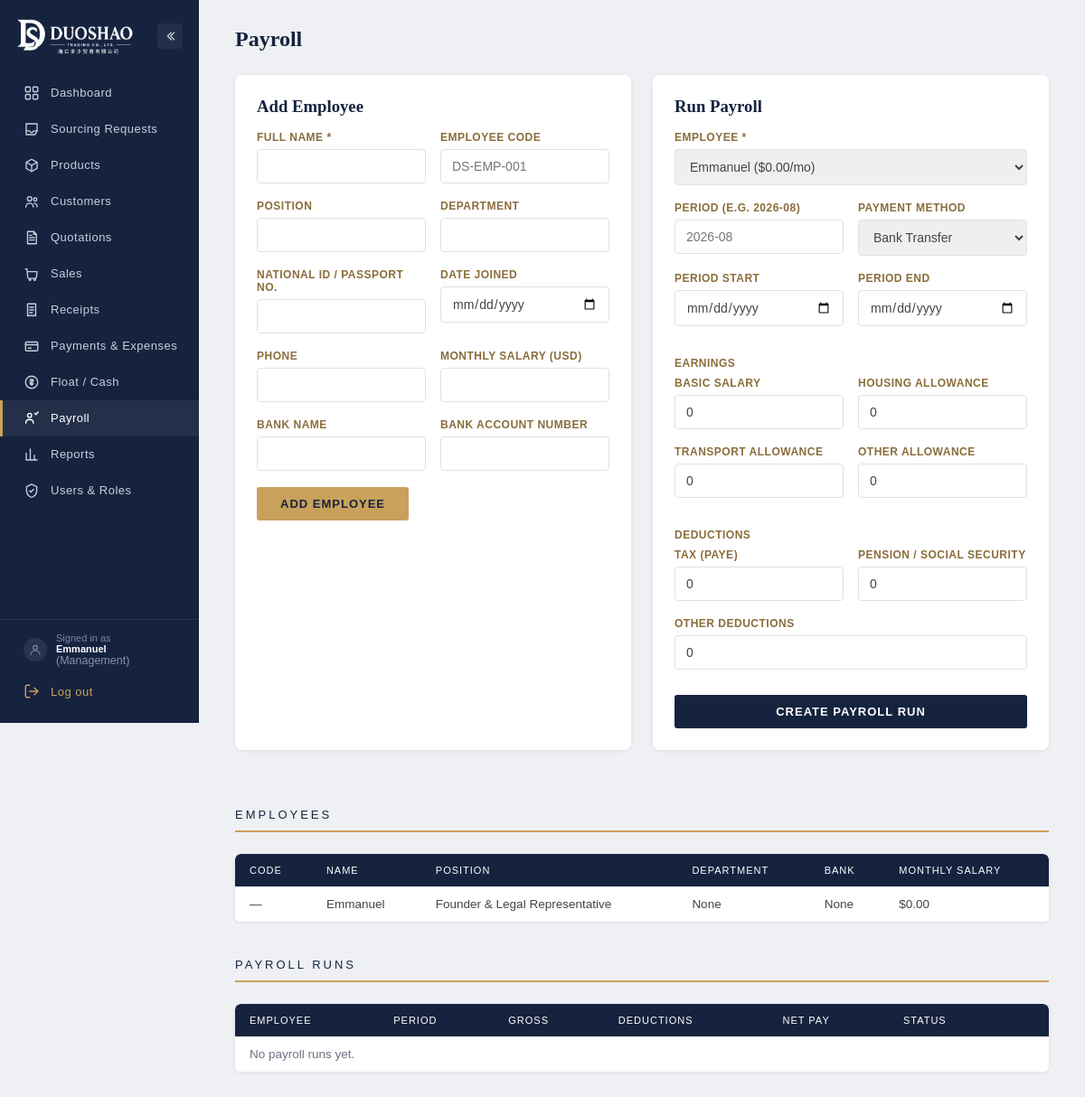
Before: /admin/payroll (signed in) with the older database file.
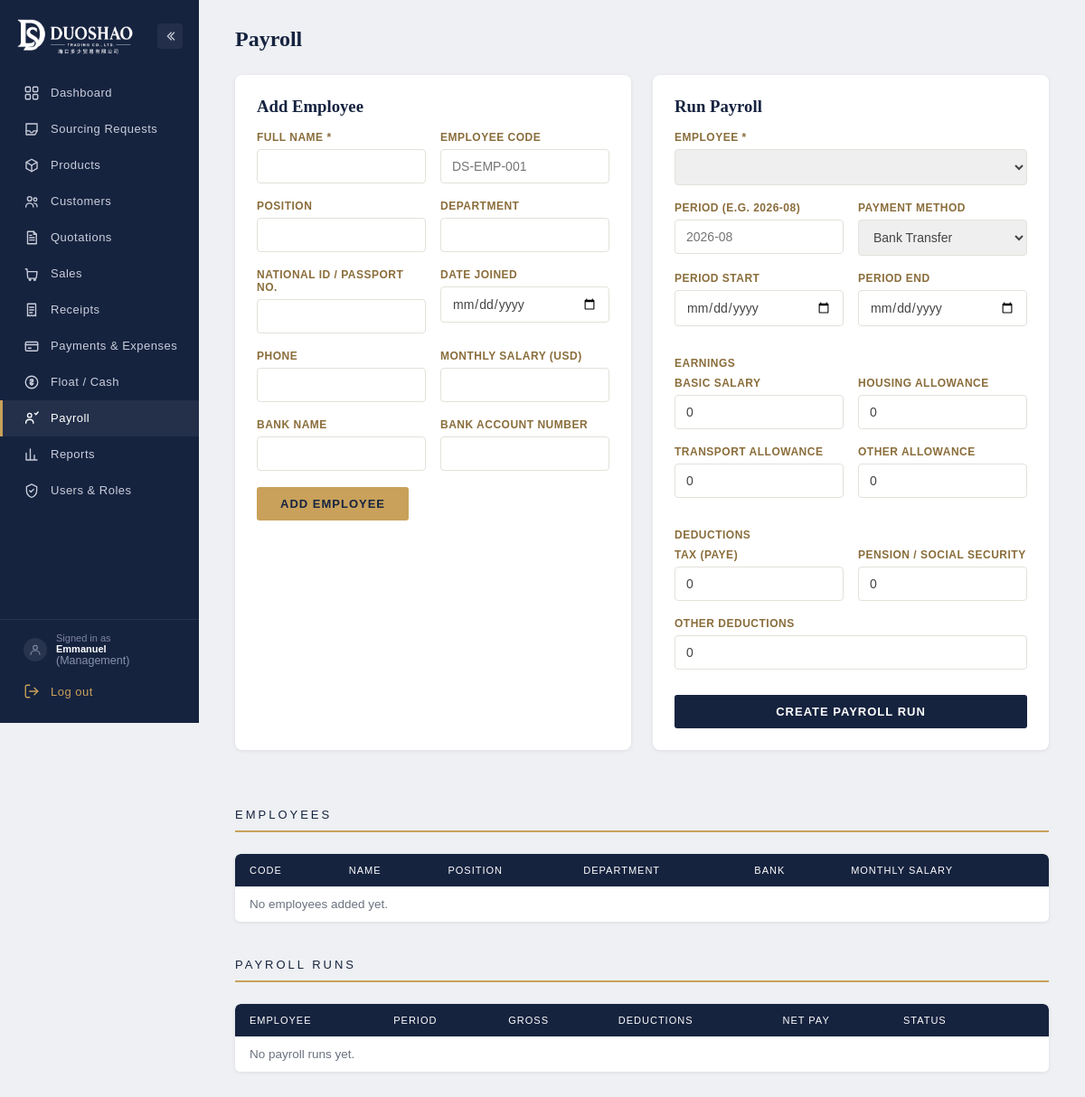
After: the same page with the newer database file.
### duoshao/models.py (models this page shows)
class Employee(db.Model):
    id = db.Column(db.Integer, primary_key=True)
    employee_code = db.Column(db.String(30), unique=True)
    name = db.Column(db.String(150), nullable=False)
    role = db.Column(db.String(100))
    department = db.Column(db.String(100))
    id_number = db.Column(db.String(60))  # national ID / passport number
    phone = db.Column(db.String(60))
    date_joined = db.Column(db.Date)
    bank_name = db.Column(db.String(120))
    bank_account_number = db.Column(db.String(60))
    monthly_salary_usd = db.Column(db.Float, default=0)
    active = db.Column(db.Boolean, default=True)
    created_at = db.Column(db.DateTime, default=datetime.utcnow)
    payroll_runs = db.relationship("PayrollRun", backref="employee", lazy=True)

### duoshao/admin/routes.py (the view)
@admin_bp.route("/payroll", methods=["GET"])
@login_required
@finance_required
def payroll():
    employees = Employee.query.order_by(Employee.name).all()
    runs = PayrollRun.query.order_by(PayrollRun.created_at.desc()).limit(30).all()
    return render_template("admin/payroll.html", employees=employees, runs=runs)

### duoshao/admin/routes.py (called while the page is built)
@admin_bp.before_request
@login_required
def restrict_to_staff():
    if not current_user.is_authenticated or current_user.role not in ("admin", "finance_hr", "worker"):
        abort(403)

### duoshao/cart/routes.py (called while the page is built)
def _get_cart():
    return session.get(CART_SESSION_KEY, {})

def cart_count():
    return len(_get_cart())

### duoshao/models.py (called while the page is built)
    @property
    def is_admin(self):
        return self.role == "admin"

    @property
    def is_finance(self):
        return self.role in ("admin", "finance_hr")

    @property
    def is_worker(self):
        return self.role in ("admin", "finance_hr", "worker")

    @property
    def is_client(self):
        return self.role == "client"

    @property
    def role_label(self):
        return {
            "admin": "Management",
            "finance_hr": "Finance / HR",
            "worker": "Worker",
            "client": "Client",
        }.get(self.role, self.role.title())

### duoshao/permissions.py (called while the page is built)
def roles_required(*roles):
    def decorator(f):
        @wraps(f)
        def wrapped(*args, **kwargs):
            if not current_user.is_authenticated or current_user.role not in roles:
                abort(403)
            return f(*args, **kwargs)
        return wrapped
    return decorator

### duoshao/templates/admin/payroll.html (shortened to what the changed rows need)
{% extends "admin/base.html" %}
{% block content %}
<div class="admin-topbar"><h1>Payroll</h1></div>
<div style="display:flex; gap:24px; flex-wrap:wrap;">
  <div class="card-block" style="flex:1; min-width:340px;">
    <form method="POST" action="{{ url_for('admin.run_payroll') }}">
      <div class="form-group">
        <label>Employee *</label>
        <select name="employee_id" required>
          {% for e in employees %}
          <option value="{{ e.id }}">{{ e.name }} (${{ "%.2f"|format(e.monthly_salary_usd) }}/mo)</option>
          {% endfor %}
        </select>
      </div>
    </form>
  </div>
</div>
<div class="table-wrap">
  <table class="data-table">
    <thead><tr><th>Code</th><th>Name</th><th>Position</th><th>Department</th><th>Bank</th><th>Monthly Salary</th></tr></thead>
    <tbody>
      {% for e in employees %}
      <tr>
        <td>{{ e.employee_code or '—' }}</td>
        <td>{{ e.name }}</td>
        <td>{{ e.role }}</td>
        <td>{{ e.department }}</td>
        <td>{{ e.bank_name }}{% if e.bank_account_number %} ({{ e.bank_account_number }}){% endif %}</td>
        <td>${{ "%.2f"|format(e.monthly_salary_usd) }}</td>
      </tr>
      {% else %}
      <tr><td colspan="6" class="muted">No employees added yet.</td></tr>
      {% endfor %}
    </tbody>
  </table>
</div>
<div class="table-wrap">
  <table class="data-table">
    <thead><tr><th>Employee</th><th>Period</th><th>Gross</th><th>Deductions</th><th>Net Pay</th><th>Status</th><th></th></tr></thead>
  </table>
</div>
{% endblock %}

Changed rows visible on the page:
removed Employee: employee_code "—", name "Emmanuel", role "Founder & Legal Representative", department "None", bank_name "None", monthly_salary_usd "0.00"
Other visible differences:
form field employee_id: "Emmanuel ($0.00/mo)" → (not shown)
text now shown: "No employees added yet."
